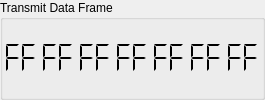
         <widget class="QGroupBox" name="groupBox_2">
          <property name="title">
           <string>Transmit Data Frame</string>
          </property>
          <layout class="QHBoxLayout" name="horizontalLayout">
           <property name="spacing">
            <number>0</number>
           </property>
           <property name="leftMargin">
            <number>0</number>
           </property>
           <property name="topMargin">
            <number>0</number>
           </property>
           <property name="rightMargin">
            <number>0</number>
           </property>
           <property name="bottomMargin">
            <number>0</number>
           </property>
           <item>
            <widget class="QLCDNumber" name="FRAME_0">
             <property name="sizePolicy">
              <sizepolicy hsizetype="Expanding" vsizetype="Preferred">
               <horstretch>0</horstretch>
               <verstretch>0</verstretch>
              </sizepolicy>
             </property>
             <property name="minimumSize">
              <size>
               <width>0</width>
               <height>60</height>
              </size>
             </property>
             <property name="autoFillBackground">
              <bool>false</bool>
             </property>
             <property name="frameShape">
              <enum>QFrame::NoFrame</enum>
             </property>
             <property name="frameShadow">
              <enum>QFrame::Raised</enum>
             </property>
             <property name="lineWidth">
              <number>1</number>
             </property>
             <property name="midLineWidth">
              <number>0</number>
             </property>
             <property name="digitCount">
              <number>2</number>
             </property>
             <property name="mode">
              <enum>QLCDNumber::Hex</enum>
             </property>
             <property name="segmentStyle">
              <enum>QLCDNumber::Flat</enum>
             </property>
             <property name="intValue" stdset="0">
              <number>255</number>
             </property>
            </widget>
           </item>
           <item>
            <widget class="QLCDNumber" name="FRAME_1">
             <property name="sizePolicy">
              <sizepolicy hsizetype="Expanding" vsizetype="Preferred">
               <horstretch>0</horstretch>
               <verstretch>0</verstretch>
              </sizepolicy>
             </property>
             <property name="minimumSize">
              <size>
               <width>0</width>
               <height>60</height>
              </size>
             </property>
             <property name="autoFillBackground">
              <bool>false</bool>
             </property>
             <property name="frameShape">
              <enum>QFrame::NoFrame</enum>
             </property>
             <property name="frameShadow">
              <enum>QFrame::Raised</enum>
             </property>
             <property name="lineWidth">
              <number>1</number>
             </property>
             <property name="midLineWidth">
              <number>0</number>
             </property>
             <property name="digitCount">
              <number>2</number>
             </property>
             <property name="mode">
              <enum>QLCDNumber::Hex</enum>
             </property>
             <property name="segmentStyle">
              <enum>QLCDNumber::Flat</enum>
             </property>
             <property name="intValue" stdset="0">
              <number>255</number>
             </property>
            </widget>
           </item>
           <item>
            <widget class="QLCDNumber" name="FRAME_2">
             <property name="sizePolicy">
              <sizepolicy hsizetype="Expanding" vsizetype="Preferred">
               <horstretch>0</horstretch>
               <verstretch>0</verstretch>
              </sizepolicy>
             </property>
             <property name="minimumSize">
              <size>
               <width>0</width>
               <height>60</height>
              </size>
             </property>
             <property name="autoFillBackground">
              <bool>false</bool>
             </property>
             <property name="frameShape">
              <enum>QFrame::NoFrame</enum>
             </property>
             <property name="frameShadow">
              <enum>QFrame::Raised</enum>
             </property>
             <property name="lineWidth">
              <number>1</number>
             </property>
             <property name="midLineWidth">
              <number>0</number>
             </property>
             <property name="digitCount">
              <number>2</number>
             </property>
             <property name="mode">
              <enum>QLCDNumber::Hex</enum>
             </property>
             <property name="segmentStyle">
              <enum>QLCDNumber::Flat</enum>
             </property>
             <property name="intValue" stdset="0">
              <number>255</number>
             </property>
            </widget>
           </item>
           <item>
            <widget class="QLCDNumber" name="FRAME_3">
             <property name="sizePolicy">
              <sizepolicy hsizetype="Expanding" vsizetype="Preferred">
               <horstretch>0</horstretch>
               <verstretch>0</verstretch>
              </sizepolicy>
             </property>
             <property name="minimumSize">
              <size>
               <width>0</width>
               <height>60</height>
              </size>
             </property>
             <property name="autoFillBackground">
              <bool>false</bool>
             </property>
             <property name="frameShape">
              <enum>QFrame::NoFrame</enum>
             </property>
             <property name="frameShadow">
              <enum>QFrame::Raised</enum>
             </property>
             <property name="lineWidth">
              <number>1</number>
             </property>
             <property name="midLineWidth">
              <number>0</number>
             </property>
             <property name="digitCount">
              <number>2</number>
             </property>
             <property name="mode">
              <enum>QLCDNumber::Hex</enum>
             </property>
             <property name="segmentStyle">
              <enum>QLCDNumber::Flat</enum>
             </property>
             <property name="intValue" stdset="0">
              <number>255</number>
             </property>
            </widget>
           </item>
           <item>
            <widget class="QLCDNumber" name="FRAME_4">
             <property name="sizePolicy">
              <sizepolicy hsizetype="Expanding" vsizetype="Preferred">
               <horstretch>0</horstretch>
               <verstretch>0</verstretch>
              </sizepolicy>
             </property>
             <property name="minimumSize">
              <size>
               <width>0</width>
               <height>60</height>
              </size>
             </property>
             <property name="autoFillBackground">
              <bool>false</bool>
             </property>
             <property name="frameShape">
              <enum>QFrame::NoFrame</enum>
             </property>
             <property name="frameShadow">
              <enum>QFrame::Raised</enum>
             </property>
             <property name="lineWidth">
              <number>1</number>
             </property>
             <property name="midLineWidth">
              <number>0</number>
             </property>
             <property name="smallDecimalPoint">
              <bool>false</bool>
             </property>
             <property name="digitCount">
              <number>2</number>
             </property>
             <property name="mode">
              <enum>QLCDNumber::Hex</enum>
             </property>
             <property name="segmentStyle">
              <enum>QLCDNumber::Flat</enum>
             </property>
             <property name="intValue" stdset="0">
              <number>255</number>
             </property>
            </widget>
           </item>
           <item>
            <widget class="QLCDNumber" name="FRAME_5">
             <property name="sizePolicy">
              <sizepolicy hsizetype="Expanding" vsizetype="Preferred">
               <horstretch>0</horstretch>
               <verstretch>0</verstretch>
              </sizepolicy>
             </property>
             <property name="minimumSize">
              <size>
               <width>0</width>
               <height>60</height>
              </size>
             </property>
             <property name="autoFillBackground">
              <bool>false</bool>
             </property>
             <property name="frameShape">
              <enum>QFrame::NoFrame</enum>
             </property>
             <property name="frameShadow">
              <enum>QFrame::Raised</enum>
             </property>
             <property name="lineWidth">
              <number>1</number>
             </property>
             <property name="midLineWidth">
              <number>0</number>
             </property>
             <property name="digitCount">
              <number>2</number>
             </property>
             <property name="mode">
              <enum>QLCDNumber::Hex</enum>
             </property>
             <property name="segmentStyle">
              <enum>QLCDNumber::Flat</enum>
             </property>
             <property name="intValue" stdset="0">
              <number>255</number>
             </property>
            </widget>
           </item>
           <item>
            <widget class="QLCDNumber" name="FRAME_6">
             <property name="sizePolicy">
              <sizepolicy hsizetype="Expanding" vsizetype="Preferred">
               <horstretch>0</horstretch>
               <verstretch>0</verstretch>
              </sizepolicy>
             </property>
             <property name="minimumSize">
              <size>
               <width>0</width>
               <height>60</height>
              </size>
             </property>
             <property name="autoFillBackground">
              <bool>false</bool>
             </property>
             <property name="frameShape">
              <enum>QFrame::NoFrame</enum>
             </property>
             <property name="frameShadow">
              <enum>QFrame::Raised</enum>
             </property>
             <property name="lineWidth">
              <number>1</number>
             </property>
             <property name="midLineWidth">
              <number>0</number>
             </property>
             <property name="digitCount">
              <number>2</number>
             </property>
             <property name="mode">
              <enum>QLCDNumber::Hex</enum>
             </property>
             <property name="segmentStyle">
              <enum>QLCDNumber::Flat</enum>
             </property>
             <property name="intValue" stdset="0">
              <number>255</number>
             </property>
            </widget>
           </item>
          </layout>
         </widget>
